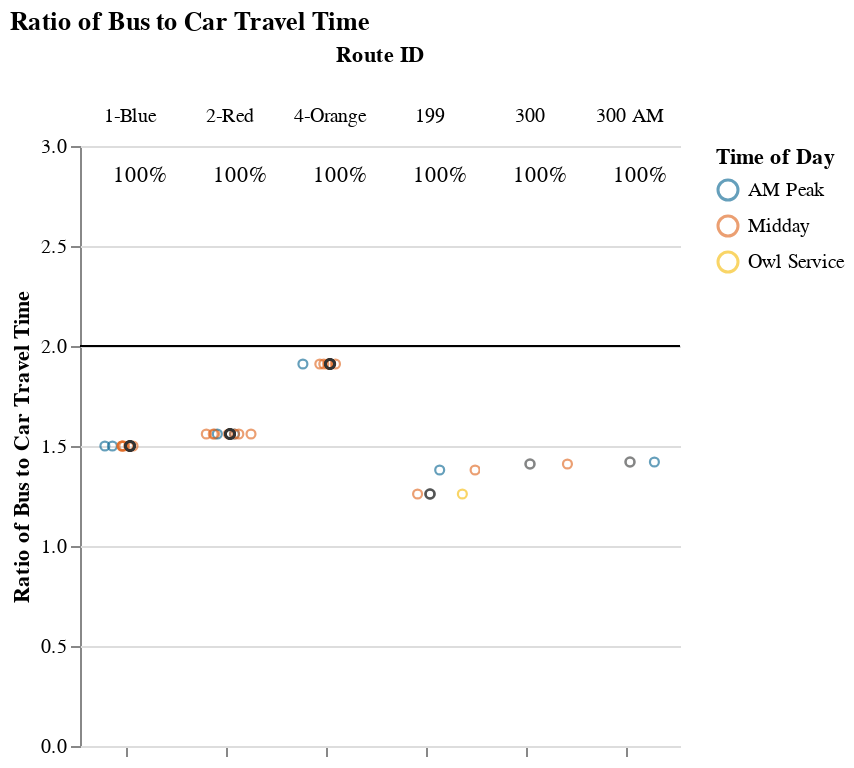
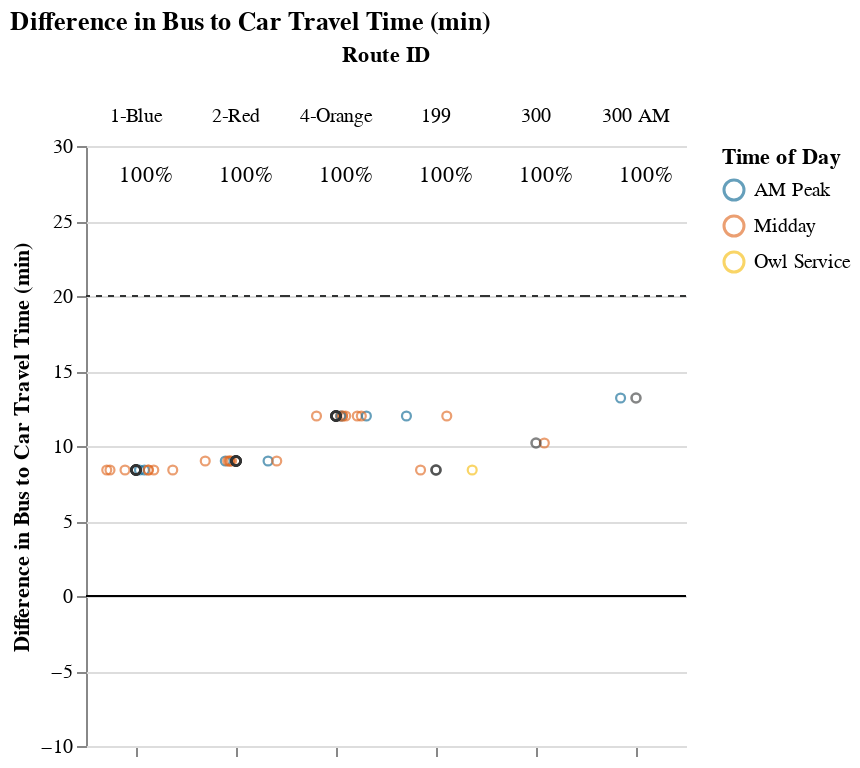

The notebook cell these images were saved under, in order:
### Markdown cell above
## Viable Competitive Routes
### Short Routes (< 1 hr)

### Code cell
route_group = "short"
try:
    display_charts_for_route_group(df, route_group)
except:
    print(no_display_statement)
